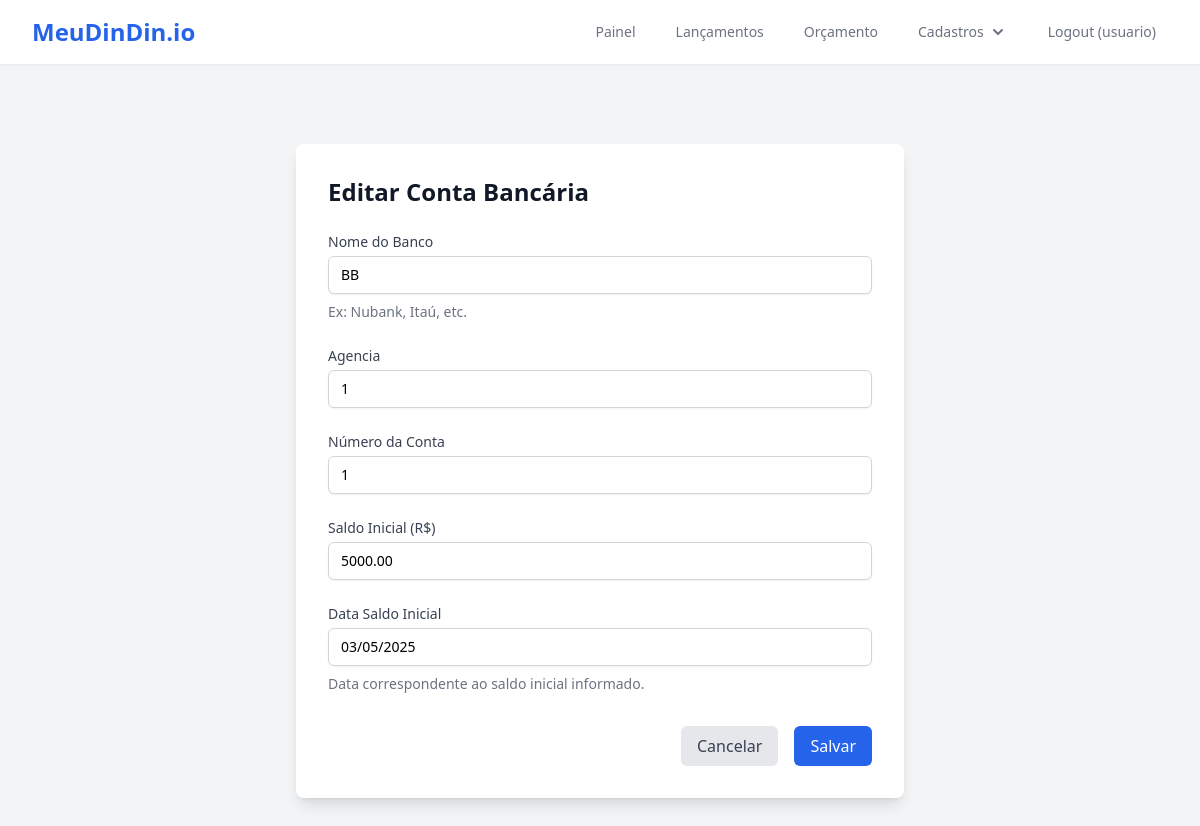
/contas/1/editar/ (signed in), run on the app's committed database.
### core/models.py (models this page shows, shortened)
class ContaBancaria(models.Model):
    usuario = models.ForeignKey(User, on_delete=models.CASCADE, related_name='contas_bancarias')
    nome_banco = models.CharField(max_length=100, help_text="Ex: Nubank, Itaú, etc.")
    agencia = models.CharField(max_length=20, blank=True, null=True)
    numero_conta = models.CharField(max_length=30)
    saldo_inicial = models.DecimalField(max_digits=15, decimal_places=2, default=0.00)
    data_saldo_inicial = models.DateField(
        help_text="Data correspondente ao saldo inicial informado."
    )
    saldo_calculado = models.DecimalField(
        max_digits=15,
        decimal_places=2,
        default=0.00,
        editable=False,
        help_text="Saldo atual calculado via sinais para otimização de performance."
    )
    class Meta:
        verbose_name = "Conta Bancária"
        verbose_name_plural = "Contas Bancárias"
        unique_together = [['usuario', 'agencia', 'numero_conta']]

### core/views/conta_views.py (the view)
# urls.py: path('contas/<int:pk>/editar/', ContaBancariaUpdateView.as_view(), name='conta_update'),
class ContaBancariaUpdateView(LoginRequiredMixin, UpdateView):
    model = ContaBancaria
    form_class = ContaBancariaForm
    template_name = 'core/conta_bancaria_form.html'
    success_url = reverse_lazy('core:conta_list')
    def get_queryset(self):
        return ContaBancaria.objects.filter(usuario=self.request.user)

### core/context_processors.py (called while the page is built)
def menu_context(request):
    if not request.user.is_authenticated:
        return {}
    conta_maior_saldo = ContaBancaria.objects.filter(
        usuario=request.user
    ).order_by('-saldo_calculado').first()
    return {
        'conta_maior_saldo': conta_maior_saldo
    }

### templates/core/conta_bancaria_form.html (shortened to what this page needs)
{% extends "base.html" %}
{% block content %}
<div class="max-w-2xl mx-auto py-10 px-4 sm:px-6 lg:px-8">
    <div class="bg-white shadow-lg rounded-lg p-8">
        <h1 class="text-2xl font-bold text-gray-900 mb-6">
            {% if object %}Editar Conta Bancária{% else %}Adicionar Nova Conta Bancária{% endif %}
        </h1>
        <form method="post">
            <div class="space-y-6">
                {% for field in form %}
                <div>
                    <label for="{{ field.id_for_label }}" class="block text-sm font-medium text-gray-700">
                        {{ field.label }}
                    </label>
                    {{ field }}
                    {% if field.help_text %}
                        <p class="mt-2 text-sm text-gray-500">{{ field.help_text|safe }}</p>
                    {% endif %}
                </div>
                {% endfor %}
            </div>
            <div class="mt-8 flex justify-end space-x-4">
                <a href="{% url 'core:conta_list' %}" class="bg-gray-200 text-gray-700 py-2 px-4 rounded-md hover:bg-gray-300">
                    Cancelar
                </a>
                <button type="submit" class="bg-blue-600 text-white py-2 px-4 rounded-md hover:bg-blue-700">
                    Salvar
                </button>
            </div>
        </form>
    </div>
</div>
{% endblock %}

### templates/base.html (shortened to what this page needs)
{% load static %}
<!DOCTYPE html>
<html lang="pt-br" class="h-full bg-gray-100">
<head>
    <script src="https://cdn.tailwindcss.com"></script>
</head>
<body class="h-full">
    <div class="min-h-full">
        <header class="bg-white shadow-sm">
    <div class="max-w-7xl mx-auto px-4 sm:px-6 lg:px-8">
        <nav class="flex justify-between items-center h-16">
            <div class="flex-shrink-0">
                <a href="{% url 'core:home' %}" class="text-2xl font-bold text-blue-600">MeuDinDin.io</a>
            </div>
            <div class="hidden md:block">
                <div class="ml-10 flex items-baseline space-x-4">
                    {% if user.is_authenticated %}
                        <a href="{% url 'core:home' %}" class="text-gray-500 hover:bg-gray-200 hover:text-gray-900 px-3 py-2 rounded-md text-sm font-medium">Painel</a>
                            {% if conta_maior_saldo %}
                                <a href="{% url 'core:lancamento_list_atual' conta_maior_saldo.pk %}" class="text-gray-500 hover:bg-gray-200 hover:text-gray-900 px-3 py-2 rounded-md text-sm font-medium">Lançamentos</a>
                            {% else %}
                                <a href="{% url 'core:conta_list' %}" class="text-gray-500 hover:bg-gray-200 hover:text-gray-900 px-3 py-2 rounded-md text-sm font-medium">Lançamentos</a>
                            {% endif %}
                        <a href="#" class="text-gray-500 hover:bg-gray-200 hover:text-gray-900 px-3 py-2 rounded-md text-sm font-medium">Orçamento</a>
                        <div class="relative" id="cadastros-menu">
                            <button onclick="toggleMenu('cadastros-menu-items')" class="text-gray-500 hover:bg-gray-200 hover:text-gray-900 px-3 py-2 rounded-md text-sm font-medium flex items-center">
                                <span>Cadastros</span>
                                <svg class="ml-1 h-5 w-5" xmlns="http://www.w3.org/2000/svg" viewBox="0 0 20 20" fill="currentColor"><path fill-rule="evenodd" d="M5.293 7.293a1 1 0 011.414 0L10 10.586l3.293-3.293a1 1 0 111.414 1.414l-4 4a1 1 0 01-1.414 0l-4-4a1 1 0 010-1.414z" clip-rule="evenodd" /></svg>
                            </button>
                        </div>
                        <form action="{% url 'core:logout' %}" method="post" class="inline">
                            <button type="submit" class="text-gray-500 hover:bg-gray-200 hover:text-gray-900 px-3 py-2 rounded-md text-sm font-medium">
                                Logout ({{ user.username }})
                            </button>
                        </form>
                    {% endif %}
                </div>
            </div>
        </nav>
    </div>
</header>
        <main class="py-10">
            <div class="max-w-7xl mx-auto px-4 sm:px-6 lg:px-8">
            {% block content %}{% endblock content %}
        </main>
    </div>
</body>
</html>

### data on the page
ContaBancaria: form "BB" "1" "1" "5000.00" "03/05/2025"

### other printed values
{{ user.username }} "usuario"
{{ field.label }} "Nome do Banco" "Agencia" "Número da Conta" "Saldo Inicial (R$)" "Data Saldo Inicial"
{{ field.help_text|safe }} "Ex: Nubank, Itaú, etc." "Data correspondente ao saldo inicial informado."
